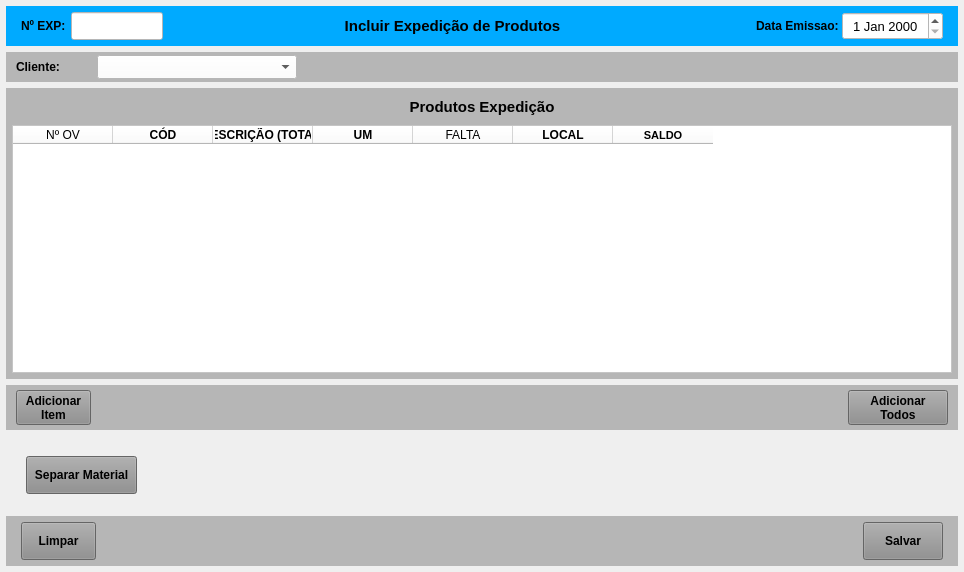
<?xml version="1.0" encoding="UTF-8"?>
<ui version="4.0">
 <class>MainWindow</class>
 <widget class="QMainWindow" name="MainWindow">
  <property name="geometry">
   <rect>
    <x>0</x>
    <y>0</y>
    <width>964</width>
    <height>572</height>
   </rect>
  </property>
  <property name="windowTitle">
   <string>MainWindow</string>
  </property>
  <widget class="QWidget" name="centralwidget">
   <layout class="QVBoxLayout" name="verticalLayout_10">
    <property name="spacing">
     <number>6</number>
    </property>
    <property name="leftMargin">
     <number>6</number>
    </property>
    <property name="topMargin">
     <number>6</number>
    </property>
    <property name="rightMargin">
     <number>6</number>
    </property>
    <property name="bottomMargin">
     <number>6</number>
    </property>
    <item>
     <widget class="QWidget" name="widget_cabecalho" native="true">
      <property name="sizePolicy">
       <sizepolicy hsizetype="Preferred" vsizetype="Fixed">
        <horstretch>0</horstretch>
        <verstretch>0</verstretch>
       </sizepolicy>
      </property>
      <property name="minimumSize">
       <size>
        <width>0</width>
        <height>40</height>
       </size>
      </property>
      <property name="maximumSize">
       <size>
        <width>16777215</width>
        <height>40</height>
       </size>
      </property>
      <property name="styleSheet">
       <string notr="true">background-color: rgb(0, 170, 255);</string>
      </property>
      <layout class="QHBoxLayout" name="horizontalLayout">
       <property name="spacing">
        <number>0</number>
       </property>
       <property name="leftMargin">
        <number>15</number>
       </property>
       <property name="topMargin">
        <number>6</number>
       </property>
       <property name="rightMargin">
        <number>15</number>
       </property>
       <property name="bottomMargin">
        <number>6</number>
       </property>
       <item>
        <widget class="QLabel" name="label_3">
         <property name="sizePolicy">
          <sizepolicy hsizetype="Minimum" vsizetype="Preferred">
           <horstretch>0</horstretch>
           <verstretch>0</verstretch>
          </sizepolicy>
         </property>
         <property name="minimumSize">
          <size>
           <width>50</width>
           <height>0</height>
          </size>
         </property>
         <property name="maximumSize">
          <size>
           <width>45</width>
           <height>16777215</height>
          </size>
         </property>
         <property name="font">
          <font>
           <pointsize>9</pointsize>
           <weight>75</weight>
           <bold>true</bold>
          </font>
         </property>
         <property name="text">
          <string>Nº EXP:</string>
         </property>
         <property name="alignment">
          <set>Qt::AlignLeading|Qt::AlignLeft|Qt::AlignVCenter</set>
         </property>
        </widget>
       </item>
       <item>
        <widget class="QLineEdit" name="line_Num_Exp">
         <property name="sizePolicy">
          <sizepolicy hsizetype="Fixed" vsizetype="Preferred">
           <horstretch>0</horstretch>
           <verstretch>0</verstretch>
          </sizepolicy>
         </property>
         <property name="maximumSize">
          <size>
           <width>92</width>
           <height>16777215</height>
          </size>
         </property>
         <property name="font">
          <font>
           <pointsize>12</pointsize>
          </font>
         </property>
         <property name="styleSheet">
          <string notr="true">background-color: rgb(255, 255, 255);</string>
         </property>
         <property name="inputMask">
          <string/>
         </property>
         <property name="text">
          <string/>
         </property>
         <property name="frame">
          <bool>true</bool>
         </property>
         <property name="echoMode">
          <enum>QLineEdit::Normal</enum>
         </property>
         <property name="alignment">
          <set>Qt::AlignCenter</set>
         </property>
         <property name="dragEnabled">
          <bool>false</bool>
         </property>
         <property name="placeholderText">
          <string/>
         </property>
        </widget>
       </item>
       <item>
        <widget class="QLabel" name="label_13">
         <property name="sizePolicy">
          <sizepolicy hsizetype="Minimum" vsizetype="Preferred">
           <horstretch>0</horstretch>
           <verstretch>0</verstretch>
          </sizepolicy>
         </property>
         <property name="minimumSize">
          <size>
           <width>300</width>
           <height>0</height>
          </size>
         </property>
         <property name="font">
          <font>
           <pointsize>11</pointsize>
           <weight>75</weight>
           <bold>true</bold>
          </font>
         </property>
         <property name="text">
          <string>Incluir Expedição de Produtos</string>
         </property>
         <property name="alignment">
          <set>Qt::AlignCenter</set>
         </property>
        </widget>
       </item>
       <item>
        <widget class="QLabel" name="label_11">
         <property name="sizePolicy">
          <sizepolicy hsizetype="Minimum" vsizetype="Preferred">
           <horstretch>0</horstretch>
           <verstretch>0</verstretch>
          </sizepolicy>
         </property>
         <property name="minimumSize">
          <size>
           <width>100</width>
           <height>0</height>
          </size>
         </property>
         <property name="maximumSize">
          <size>
           <width>100</width>
           <height>16777215</height>
          </size>
         </property>
         <property name="font">
          <font>
           <pointsize>9</pointsize>
           <weight>75</weight>
           <bold>true</bold>
          </font>
         </property>
         <property name="text">
          <string>Data Emissao: </string>
         </property>
         <property name="alignment">
          <set>Qt::AlignRight|Qt::AlignTrailing|Qt::AlignVCenter</set>
         </property>
        </widget>
       </item>
       <item>
        <widget class="QDateEdit" name="date_Emissao">
         <property name="sizePolicy">
          <sizepolicy hsizetype="Minimum" vsizetype="Preferred">
           <horstretch>0</horstretch>
           <verstretch>0</verstretch>
          </sizepolicy>
         </property>
         <property name="minimumSize">
          <size>
           <width>101</width>
           <height>0</height>
          </size>
         </property>
         <property name="maximumSize">
          <size>
           <width>101</width>
           <height>16777215</height>
          </size>
         </property>
         <property name="font">
          <font>
           <pointsize>10</pointsize>
          </font>
         </property>
         <property name="styleSheet">
          <string notr="true">background-color: rgb(255, 255, 255);</string>
         </property>
         <property name="alignment">
          <set>Qt::AlignCenter</set>
         </property>
        </widget>
       </item>
      </layout>
     </widget>
    </item>
    <item>
     <widget class="QWidget" name="widget_28" native="true">
      <property name="styleSheet">
       <string notr="true"/>
      </property>
      <layout class="QHBoxLayout" name="horizontalLayout_19">
       <property name="leftMargin">
        <number>0</number>
       </property>
       <property name="topMargin">
        <number>0</number>
       </property>
       <property name="rightMargin">
        <number>0</number>
       </property>
       <property name="bottomMargin">
        <number>0</number>
       </property>
       <item>
        <widget class="QWidget" name="widget_29" native="true">
         <property name="styleSheet">
          <string notr="true"/>
         </property>
         <layout class="QVBoxLayout" name="verticalLayout_9">
          <property name="leftMargin">
           <number>0</number>
          </property>
          <property name="topMargin">
           <number>0</number>
          </property>
          <property name="rightMargin">
           <number>0</number>
          </property>
          <property name="bottomMargin">
           <number>0</number>
          </property>
          <item>
           <widget class="QWidget" name="widget_Cor1" native="true">
            <property name="minimumSize">
             <size>
              <width>0</width>
              <height>30</height>
             </size>
            </property>
            <property name="maximumSize">
             <size>
              <width>16777215</width>
              <height>30</height>
             </size>
            </property>
            <property name="styleSheet">
             <string notr="true">background-color: rgb(182, 182, 182);</string>
            </property>
            <layout class="QHBoxLayout" name="horizontalLayout_27">
             <property name="spacing">
              <number>6</number>
             </property>
             <property name="leftMargin">
              <number>10</number>
             </property>
             <property name="topMargin">
              <number>3</number>
             </property>
             <property name="rightMargin">
              <number>10</number>
             </property>
             <property name="bottomMargin">
              <number>3</number>
             </property>
             <item>
              <widget class="QLabel" name="label_58">
               <property name="minimumSize">
                <size>
                 <width>75</width>
                 <height>0</height>
                </size>
               </property>
               <property name="maximumSize">
                <size>
                 <width>75</width>
                 <height>16777215</height>
                </size>
               </property>
               <property name="font">
                <font>
                 <pointsize>9</pointsize>
                 <weight>75</weight>
                 <bold>true</bold>
                </font>
               </property>
               <property name="text">
                <string>Cliente:</string>
               </property>
               <property name="alignment">
                <set>Qt::AlignLeading|Qt::AlignLeft|Qt::AlignVCenter</set>
               </property>
              </widget>
             </item>
             <item>
              <widget class="QComboBox" name="combo_Cliente">
               <property name="sizePolicy">
                <sizepolicy hsizetype="Preferred" vsizetype="Preferred">
                 <horstretch>0</horstretch>
                 <verstretch>0</verstretch>
                </sizepolicy>
               </property>
               <property name="minimumSize">
                <size>
                 <width>200</width>
                 <height>0</height>
                </size>
               </property>
               <property name="maximumSize">
                <size>
                 <width>200</width>
                 <height>16777215</height>
                </size>
               </property>
               <property name="font">
                <font>
                 <pointsize>9</pointsize>
                </font>
               </property>
               <property name="styleSheet">
                <string notr="true">background-color: rgb(255, 255, 255);</string>
               </property>
              </widget>
             </item>
             <item>
              <widget class="QLabel" name="label_4">
               <property name="text">
                <string/>
               </property>
              </widget>
             </item>
            </layout>
           </widget>
          </item>
          <item>
           <widget class="QWidget" name="widget_Cor2" native="true">
            <property name="styleSheet">
             <string notr="true">background-color: rgb(182, 182, 182);</string>
            </property>
            <layout class="QVBoxLayout" name="verticalLayout_5">
             <property name="spacing">
              <number>6</number>
             </property>
             <property name="leftMargin">
              <number>6</number>
             </property>
             <property name="topMargin">
              <number>6</number>
             </property>
             <property name="rightMargin">
              <number>6</number>
             </property>
             <property name="bottomMargin">
              <number>6</number>
             </property>
             <item>
              <widget class="QLabel" name="label_Titulo">
               <property name="minimumSize">
                <size>
                 <width>0</width>
                 <height>25</height>
                </size>
               </property>
               <property name="maximumSize">
                <size>
                 <width>16777215</width>
                 <height>25</height>
                </size>
               </property>
               <property name="font">
                <font>
                 <pointsize>11</pointsize>
                 <weight>75</weight>
                 <bold>true</bold>
                </font>
               </property>
               <property name="text">
                <string>Produtos Expedição</string>
               </property>
               <property name="alignment">
                <set>Qt::AlignCenter</set>
               </property>
              </widget>
             </item>
             <item>
              <widget class="QTableWidget" name="table_OV">
               <property name="sizePolicy">
                <sizepolicy hsizetype="Preferred" vsizetype="Preferred">
                 <horstretch>0</horstretch>
                 <verstretch>0</verstretch>
                </sizepolicy>
               </property>
               <property name="font">
                <font>
                 <pointsize>8</pointsize>
                </font>
               </property>
               <property name="styleSheet">
                <string notr="true">background-color: rgb(255, 255, 255);</string>
               </property>
               <column>
                <property name="text">
                 <string>Nº OV</string>
                </property>
               </column>
               <column>
                <property name="text">
                 <string>CÓD</string>
                </property>
                <property name="font">
                 <font>
                  <weight>75</weight>
                  <bold>true</bold>
                 </font>
                </property>
                <property name="textAlignment">
                 <set>AlignCenter</set>
                </property>
               </column>
               <column>
                <property name="text">
                 <string>DESCRIÇÃO (TOTAL)</string>
                </property>
                <property name="font">
                 <font>
                  <weight>75</weight>
                  <bold>true</bold>
                 </font>
                </property>
                <property name="textAlignment">
                 <set>AlignCenter</set>
                </property>
               </column>
               <column>
                <property name="text">
                 <string>UM</string>
                </property>
                <property name="font">
                 <font>
                  <weight>75</weight>
                  <bold>true</bold>
                 </font>
                </property>
                <property name="textAlignment">
                 <set>AlignCenter</set>
                </property>
               </column>
               <column>
                <property name="text">
                 <string>FALTA</string>
                </property>
               </column>
               <column>
                <property name="text">
                 <string>LOCAL</string>
                </property>
                <property name="font">
                 <font>
                  <weight>75</weight>
                  <bold>true</bold>
                 </font>
                </property>
                <property name="textAlignment">
                 <set>AlignCenter</set>
                </property>
               </column>
               <column>
                <property name="text">
                 <string>SALDO</string>
                </property>
                <property name="font">
                 <font>
                  <family>MS Shell Dlg 2</family>
                  <pointsize>8</pointsize>
                  <weight>75</weight>
                  <bold>true</bold>
                 </font>
                </property>
                <property name="textAlignment">
                 <set>AlignCenter</set>
                </property>
               </column>
              </widget>
             </item>
            </layout>
           </widget>
          </item>
          <item>
           <widget class="QWidget" name="widget_Cor3" native="true">
            <property name="maximumSize">
             <size>
              <width>16777215</width>
              <height>45</height>
             </size>
            </property>
            <property name="styleSheet">
             <string notr="true">background-color: rgb(182, 182, 182);</string>
            </property>
            <layout class="QHBoxLayout" name="horizontalLayout_14">
             <property name="spacing">
              <number>5</number>
             </property>
             <property name="leftMargin">
              <number>10</number>
             </property>
             <property name="topMargin">
              <number>5</number>
             </property>
             <property name="rightMargin">
              <number>10</number>
             </property>
             <property name="bottomMargin">
              <number>5</number>
             </property>
             <item>
              <widget class="QPushButton" name="btn_Adicionar_Item">
               <property name="sizePolicy">
                <sizepolicy hsizetype="Fixed" vsizetype="Preferred">
                 <horstretch>0</horstretch>
                 <verstretch>0</verstretch>
                </sizepolicy>
               </property>
               <property name="maximumSize">
                <size>
                 <width>75</width>
                 <height>16777215</height>
                </size>
               </property>
               <property name="font">
                <font>
                 <pointsize>9</pointsize>
                 <weight>75</weight>
                 <bold>true</bold>
                </font>
               </property>
               <property name="cursor">
                <cursorShape>PointingHandCursor</cursorShape>
               </property>
               <property name="layoutDirection">
                <enum>Qt::LeftToRight</enum>
               </property>
               <property name="autoFillBackground">
                <bool>false</bool>
               </property>
               <property name="styleSheet">
                <string notr="true">background-color: rgb(141, 141, 141);</string>
               </property>
               <property name="text">
                <string>Adicionar
Item</string>
               </property>
               <property name="checkable">
                <bool>false</bool>
               </property>
               <property name="autoDefault">
                <bool>false</bool>
               </property>
               <property name="default">
                <bool>false</bool>
               </property>
               <property name="flat">
                <bool>false</bool>
               </property>
              </widget>
             </item>
             <item>
              <widget class="QLabel" name="label_2">
               <property name="text">
                <string/>
               </property>
              </widget>
             </item>
             <item>
              <widget class="QPushButton" name="btn_Adicionar_Todos">
               <property name="sizePolicy">
                <sizepolicy hsizetype="Preferred" vsizetype="Preferred">
                 <horstretch>0</horstretch>
                 <verstretch>0</verstretch>
                </sizepolicy>
               </property>
               <property name="minimumSize">
                <size>
                 <width>0</width>
                 <height>0</height>
                </size>
               </property>
               <property name="maximumSize">
                <size>
                 <width>100</width>
                 <height>16777215</height>
                </size>
               </property>
               <property name="font">
                <font>
                 <pointsize>9</pointsize>
                 <weight>75</weight>
                 <bold>true</bold>
                </font>
               </property>
               <property name="cursor">
                <cursorShape>PointingHandCursor</cursorShape>
               </property>
               <property name="layoutDirection">
                <enum>Qt::LeftToRight</enum>
               </property>
               <property name="autoFillBackground">
                <bool>false</bool>
               </property>
               <property name="styleSheet">
                <string notr="true">background-color: rgb(141, 141, 141);</string>
               </property>
               <property name="text">
                <string>Adicionar
Todos</string>
               </property>
               <property name="checkable">
                <bool>false</bool>
               </property>
               <property name="autoDefault">
                <bool>false</bool>
               </property>
               <property name="default">
                <bool>false</bool>
               </property>
               <property name="flat">
                <bool>false</bool>
               </property>
              </widget>
             </item>
            </layout>
           </widget>
          </item>
         </layout>
        </widget>
       </item>
      </layout>
     </widget>
    </item>
    <item>
     <widget class="QWidget" name="widget_10" native="true">
      <property name="minimumSize">
       <size>
        <width>0</width>
        <height>130</height>
       </size>
      </property>
      <property name="maximumSize">
       <size>
        <width>16777215</width>
        <height>130</height>
       </size>
      </property>
      <property name="styleSheet">
       <string notr="true"/>
      </property>
      <layout class="QHBoxLayout" name="horizontalLayout_18">
       <property name="leftMargin">
        <number>0</number>
       </property>
       <property name="topMargin">
        <number>0</number>
       </property>
       <property name="rightMargin">
        <number>0</number>
       </property>
       <property name="bottomMargin">
        <number>0</number>
       </property>
       <item>
        <widget class="QWidget" name="widget_Cor8" native="true">
         <property name="styleSheet">
          <string notr="true"/>
         </property>
         <layout class="QVBoxLayout" name="verticalLayout_7">
          <property name="leftMargin">
           <number>0</number>
          </property>
          <property name="topMargin">
           <number>0</number>
          </property>
          <property name="rightMargin">
           <number>0</number>
          </property>
          <property name="bottomMargin">
           <number>0</number>
          </property>
          <item>
           <widget class="QWidget" name="widget_24" native="true">
            <widget class="QPushButton" name="btn_Separar">
             <property name="geometry">
              <rect>
               <x>20</x>
               <y>20</y>
               <width>111</width>
               <height>38</height>
              </rect>
             </property>
             <property name="sizePolicy">
              <sizepolicy hsizetype="Preferred" vsizetype="Preferred">
               <horstretch>0</horstretch>
               <verstretch>0</verstretch>
              </sizepolicy>
             </property>
             <property name="maximumSize">
              <size>
               <width>16777215</width>
               <height>16777215</height>
              </size>
             </property>
             <property name="font">
              <font>
               <pointsize>9</pointsize>
               <weight>75</weight>
               <bold>true</bold>
              </font>
             </property>
             <property name="cursor">
              <cursorShape>PointingHandCursor</cursorShape>
             </property>
             <property name="layoutDirection">
              <enum>Qt::LeftToRight</enum>
             </property>
             <property name="autoFillBackground">
              <bool>false</bool>
             </property>
             <property name="styleSheet">
              <string notr="true">background-color: rgb(141, 141, 141);</string>
             </property>
             <property name="text">
              <string>Separar Material</string>
             </property>
             <property name="checkable">
              <bool>false</bool>
             </property>
             <property name="autoDefault">
              <bool>false</bool>
             </property>
             <property name="default">
              <bool>false</bool>
             </property>
             <property name="flat">
              <bool>false</bool>
             </property>
            </widget>
            <widget class="QLabel" name="label_separa">
             <property name="geometry">
              <rect>
               <x>160</x>
               <y>30</y>
               <width>91</width>
               <height>16</height>
              </rect>
             </property>
             <property name="text">
              <string/>
             </property>
            </widget>
           </widget>
          </item>
          <item>
           <widget class="QWidget" name="widget_27" native="true">
            <property name="minimumSize">
             <size>
              <width>0</width>
              <height>50</height>
             </size>
            </property>
            <property name="maximumSize">
             <size>
              <width>16777215</width>
              <height>50</height>
             </size>
            </property>
            <property name="styleSheet">
             <string notr="true">background-color: rgb(182, 182, 182);</string>
            </property>
            <layout class="QHBoxLayout" name="horizontalLayout_34">
             <property name="spacing">
              <number>6</number>
             </property>
             <property name="leftMargin">
              <number>15</number>
             </property>
             <property name="topMargin">
              <number>6</number>
             </property>
             <property name="rightMargin">
              <number>15</number>
             </property>
             <property name="bottomMargin">
              <number>6</number>
             </property>
             <item>
              <widget class="QPushButton" name="btn_Limpar">
               <property name="sizePolicy">
                <sizepolicy hsizetype="Fixed" vsizetype="Preferred">
                 <horstretch>0</horstretch>
                 <verstretch>0</verstretch>
                </sizepolicy>
               </property>
               <property name="maximumSize">
                <size>
                 <width>75</width>
                 <height>16777215</height>
                </size>
               </property>
               <property name="font">
                <font>
                 <pointsize>9</pointsize>
                 <weight>75</weight>
                 <bold>true</bold>
                </font>
               </property>
               <property name="cursor">
                <cursorShape>PointingHandCursor</cursorShape>
               </property>
               <property name="layoutDirection">
                <enum>Qt::LeftToRight</enum>
               </property>
               <property name="autoFillBackground">
                <bool>false</bool>
               </property>
               <property name="styleSheet">
                <string notr="true">background-color: rgb(141, 141, 141);</string>
               </property>
               <property name="text">
                <string>Limpar</string>
               </property>
               <property name="checkable">
                <bool>false</bool>
               </property>
               <property name="autoDefault">
                <bool>false</bool>
               </property>
               <property name="default">
                <bool>false</bool>
               </property>
               <property name="flat">
                <bool>false</bool>
               </property>
              </widget>
             </item>
             <item>
              <widget class="QLabel" name="label_41">
               <property name="text">
                <string/>
               </property>
              </widget>
             </item>
             <item>
              <widget class="QPushButton" name="btn_Salvar">
               <property name="sizePolicy">
                <sizepolicy hsizetype="Fixed" vsizetype="Preferred">
                 <horstretch>0</horstretch>
                 <verstretch>0</verstretch>
                </sizepolicy>
               </property>
               <property name="maximumSize">
                <size>
                 <width>80</width>
                 <height>16777215</height>
                </size>
               </property>
               <property name="font">
                <font>
                 <pointsize>9</pointsize>
                 <weight>75</weight>
                 <bold>true</bold>
                </font>
               </property>
               <property name="cursor">
                <cursorShape>PointingHandCursor</cursorShape>
               </property>
               <property name="styleSheet">
                <string notr="true">background-color: rgb(141, 141, 141);</string>
               </property>
               <property name="text">
                <string>Salvar</string>
               </property>
              </widget>
             </item>
            </layout>
           </widget>
          </item>
         </layout>
        </widget>
       </item>
      </layout>
     </widget>
    </item>
   </layout>
  </widget>
 </widget>
 <resources/>
 <connections/>
</ui>
